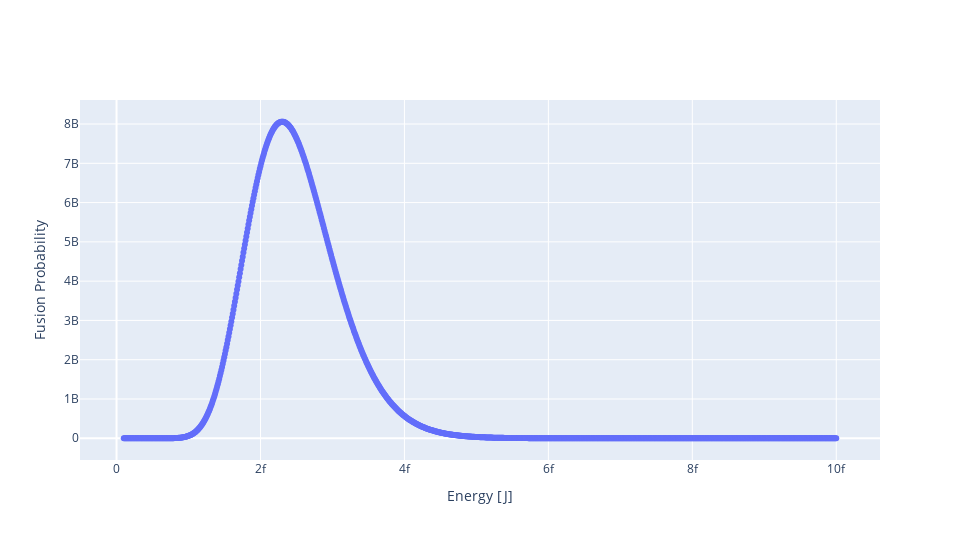

Notebook cell for this chart:
### Markdown cell above
Plotting probability of fusion (Gamow peak)

### Code cell
fig = go.Figure()

sun_temperature = central_temperature(sun_radius, sun_mass)
sun_fp = fusion_probability(sun_temperature, energy)
sun_area = get_area(energy, sun_fp)
    
fig.add_trace(go.Scatter(
        x=energy,
        y=sun_fp,
        mode='markers',
        name=f""
))

fig.update_layout(
        xaxis_title="Energy [J]",
        yaxis_title="Fusion Probability",
        legend=dict(x=0.65, y=0.98)
)

plot(fig)
print(f"Sun central temperature Tc ≈ {sun_temperature:.3e} K")
print(f"Gamow-peak area at Tc(sun) ≈ {sun_area:.6e}")

### Figure 1 — Plotly figure (JSON) as saved in the notebook; plotly's stock layout.template omitted (floating-point values rounded to 4 significant figures; data arrays with more than 128 entries replaced by an {"elided": "..."} marker saying what was removed)
{"data": [{"mode": "markers", "name": "", "type": "scatter", "x": {"elided": "1001 float values"}, "y": {"elided": "1001 float values"}}], "layout": {"autosize": true, "height": 540, "legend": {"x": 0.65, "y": 0.98}, "width": 960, "xaxis": {"title": {"text": "Energy [J]"}}, "yaxis": {"title": {"text": "Fusion Probability"}}}}
